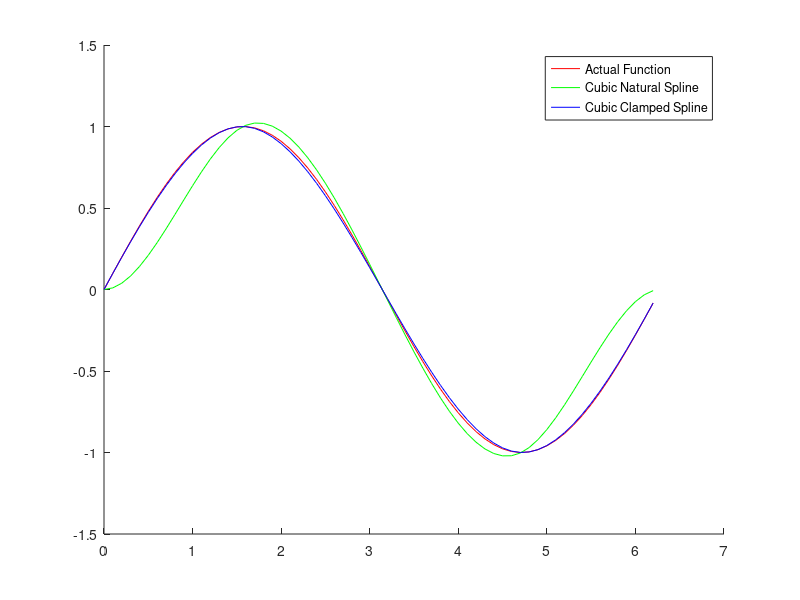

Write MATLAB code to recreate this figure. (Note: this script raises an error after producing the figure.)
clear;
%% Exercise 1.

printf("%%%%%%%%%%%%%%%%%%%%%%%%%%%%%%%%%%\n");
printf("Exercise 1\n");

f =@(x) sin(x);
nodes = 0 : (pi/2) : (2*pi);

values = f(nodes);

%% ---- A ----
printf("- A) -\n");
printf("The value of the function at x = pi/4 is: %d\n" , f(pi/4));
printf("The value of the cubic natural spline at x = pi/4 is: %d\n" , spline(nodes,[0 values 0], pi/4));
printf("The value of the cubic clamped spline at x = pi/4 is: %d\n" , spline(nodes,[1 values 1], pi/4));
printf("\n\n");


%% ---- B ----
printf("- B) -\n");

figure(1);
hold on;
x = 0:0.1:(2*pi);
plot(x, f(x), "r;Actual Function;");
plot(x, spline(nodes,[0 values 0], x), "g;Cubic Natural Spline;");
plot(x, spline(nodes,[1 values 1], x), "b;Cubic Clamped Spline;");
legend('show');
hold off;
printf("View figure 1 for results!");
printf("\n\n");

%%%---------------------------------------------------------------------%%%
clear;
%% Exercise 2.

printf("%%%%%%%%%%%%%%%%%%%%%%%%%%%%%%%%%%\n");
printf("Exercise 2\n");

figure(2);
[x,y] = ginput(5);

%% sort by smallest x coordinate
[x, indices] = sort(x);
y = y(indices);


step = x(1) : 0.01 : x(length(x));


hold on;
plot(x,y,"b*;Random points;");
plot(step,spline(x', [ 0 y' 0],step),"r;Cubic natural spline;");
legend('show');
hold off;

printf("View figure 2 for results!");
printf("\n\n");

%%%---------------------------------------------------------------------%%%
clear;
%% Exercise 3.

printf("%%%%%%%%%%%%%%%%%%%%%%%%%%%%%%%%%%\n");
printf("Exercise 3\n");

time = [0 3 5 8 13];
distance = [0 225 383 623 993];
speed = [75 77 80 74 72];

cubicSpline = spline(time, [75 distance 72]);
cubicSplineDer = fnder(cubicSpline);
printf("The predicted position of the car at t = 10s is: %d\n" , ppval(cubicSpline, 10));
printf("The predicted speed of the car at t = 10s is: %d\n" , ppval(cubicSplineDer,10));

printf("\n\n");